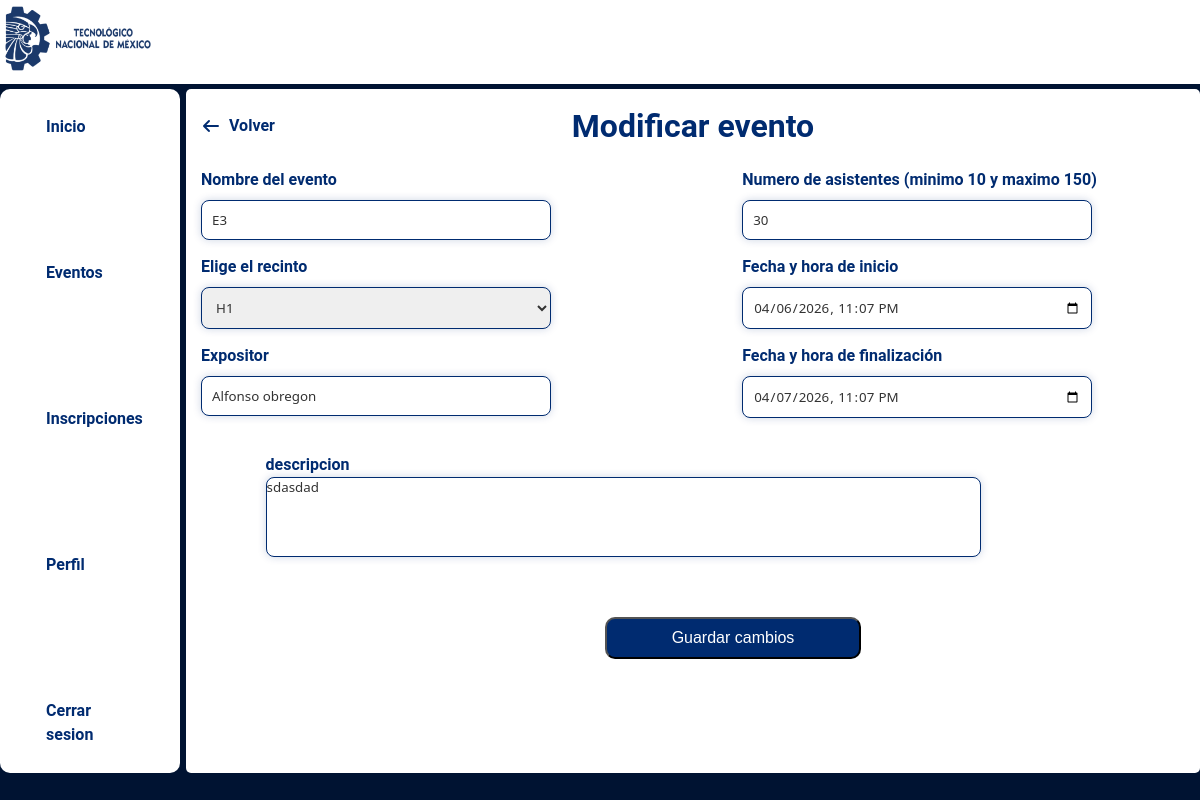
The page /edit_event.php?id=14 on the database its author committed.
### tables this page shows
CREATE TABLE `eventos` (
  `id_evento` int(11) NOT NULL,
  `nombre_evento` varchar(40) DEFAULT NULL,
  `ponente` varchar(30) DEFAULT NULL,
  `descripcion` text DEFAULT NULL,
  `hora_inicio` timestamp NULL DEFAULT NULL,
  `hora_finalizar` timestamp NULL DEFAULT NULL,
  `capacidad_e` int(3) DEFAULT NULL,
  `recintos_id` int(3) DEFAULT NULL
);

CREATE TABLE `recinto` (
  `id_recinto` int(3) NOT NULL,
  `nombre_recinto` varchar(40) NOT NULL,
  `capacidad` int(3) NOT NULL
);

### edit_event.php (the view, shortened to what this page needs)
<?php
require "conn.php";
$id = filter_input(INPUT_GET, 'id', FILTER_VALIDATE_INT);
try {
    $stmt = $conectar->prepare("SELECT * FROM eventos INNER JOIN recinto r ON recintos_id = id_recinto WHERE id_evento = :id");
    $stmt->execute([':id' => $id]);
    $evento = $stmt->fetch();
    $stmtRecintos = $conectar->query("SELECT id_recinto, nombre_recinto FROM recinto ORDER BY nombre_recinto ASC");
    $todos_los_recintos = $stmtRecintos->fetchAll();
} catch (PDOException $e) {
    error_log($e->getMessage());
    header("Location: dashboard-admin.php");
    exit();
}
?>
<!DOCTYPE html>
<html lang="en">
<head>
  <link rel="stylesheet" href="https://cdnjs.cloudflare.com/ajax/libs/font-awesome/7.0.1/css/all.min.css" />
  <link rel="stylesheet" href="style.css">
</head>
<body>
<div class="banner">
  <img src="assets/Logo TecNM.png" alt="logotec">
</div>
<div class="Main">
<?php
include "sidebar.php";
?>
<div class="menu margen">
  <div class="title">
    <a href="Events.php" class="btn-back">
      <i class="fa-solid fa-arrow-left"></i> Volver
    </a>
  <h1>Modificar evento</h1>
  </div>
  <form action="edit_new_event.php" id ="miFormulario"  method="post" onsubmit="return confirmarEdicion(event)">
    <div class="midle">
    <div class="form_group">
    <label for="Name">Nombre del evento</label>
    <input type="text" name="Name" value = "<?php echo htmlspecialchars($evento['nombre_evento']); ?>">
    </div>
     <div class="form_group">
    <label for="recinto">Elige el recinto</label>
    <select name="recinto" id="Recinto-id">
        <?php foreach ($todos_los_recintos as $opcion): ?>
            <option value="<?php echo $opcion['id_recinto']; ?>"
                <?php
                echo ($opcion['id_recinto'] == $evento['recintos_id']) ? 'selected' : '';
                ?>>
                <?php echo htmlspecialchars($opcion['nombre_recinto']); ?>
            </option>
        <?php endforeach; ?>
    </select>
</div>
    <div class="form_group">
    <label for="Name">Expositor</label>
    <input type="text" name="Expositor" value ="<?php echo htmlspecialchars($evento['ponente']); ?>">
    </div>
    </div>
    <div class="midle">
     <div class="form_group">
    <label for="Capacidad">Numero de asistentes (minimo 10 y maximo 150)</label>
    <input type="number" name="capacidad" id="capacidad" value ="<?php echo htmlspecialchars($evento['capacidad_e']); ?>">
    </div>
     <div class="form_group">
    <label for="">Fecha y hora de inicio</label>
    <input type="datetime-local" id="inicio" name="Inicio" value ="<?php echo htmlspecialchars($evento['hora_inicio']); ?>">
    </div>
     <div class="form_group">
    <label for="">Fecha y hora de finalización</label>
    <input type="datetime-local" id="final" name="Final" value ="<?php echo htmlspecialchars($evento['hora_finalizar']); ?>">
    </div>
     </div>
    <div class="form_groupt">
    <label for="Name">descripcion</label>
    <textarea type="text" name="descripcion" ><?php echo htmlspecialchars($evento['descripcion']); ?></textarea>
    </div>
    <div class="button">
    <div class="button">
    <button type="submit">Guardar cambios</button>
</div>
    </div>
  </form>
</div>
</div>
</body>
</html>

### style.css (style rules this page uses)
* { box-sizing: border-box; margin: 0; padding: 0; }
body { font-family: Roboto; font-size: 16px; line-height: 24px; color: #333; background-color: #001332; }
.margen { padding: 15px; }
.banner { background-color: #ffff; }
.banner img { width: 13%; }
.Main { margin-top: 5px; display: flex; flex-direction: row; justify-content: space-between; flex-wrap: wrap; }
.menu { border-radius: 5px; width: 84.5%; background-color:#ffff ; display: flex; flex-wrap: wrap; flex-direction: column; }
.menu label, h1 { color: #002b70; font-weight: bold; }
.title { display: flex; flex-direction: row; align-items: center; justify-content: center; position: relative; padding: 10px 0; }
.btn-back { position: absolute; left: 0; text-decoration: none; color: #002b70; font-weight: bold; display: flex; align-items: center; gap: 8px; transition: 0.3s; }
form { display: flex; flex-wrap: wrap; justify-content: space-between; max-width: 1000px; margin: 0 auto; gap: 20px; }
.midle { margin-top: 20px; display: flex; flex-direction: column; width: 45%; min-width: 320px; padding: 0; }
.form_group { display: flex; flex-direction: column; gap: 8px; margin-bottom: 15px; }
.form_groupt, .button { width: 100%; display: flex; flex-direction: column; padding: 0 2.5%; margin-left: 40px; }
form button { width: 30%; background-color: #002b70; border-radius: 10px; display: inline-block; font-size: 16px; padding: 10px 20px; color: #ffff; }
input, select { max-width: 350px; padding: 10px; border: 1px solid #ddd; border-radius: 8px; font-family: 'Segoe UI', sans-serif; color: #333; outline: none; box-shadow: 0 4px 6px rgba(0, 0, 0, 0.05); }
input, select, textarea,:focus { border-color: rgb(0, 43, 112); box-shadow: 0 0 8px rgba(0, 43, 122, 0.2); }
textarea { border-radius: 8px; font-family: 'Segoe UI', sans-serif; color: #333; outline: none; resize: none; width: 80%; height: 80px; }
form .button { align-items: center; margin-top: 20px; }

### rows shown on the page
eventos: Name "E3", recinto "H1", Expositor "Alfonso obregon", capacidad "30", Inicio "04/06/2026 23:07", Final "04/07/2026 23:07", descripcion "sdasdad"
